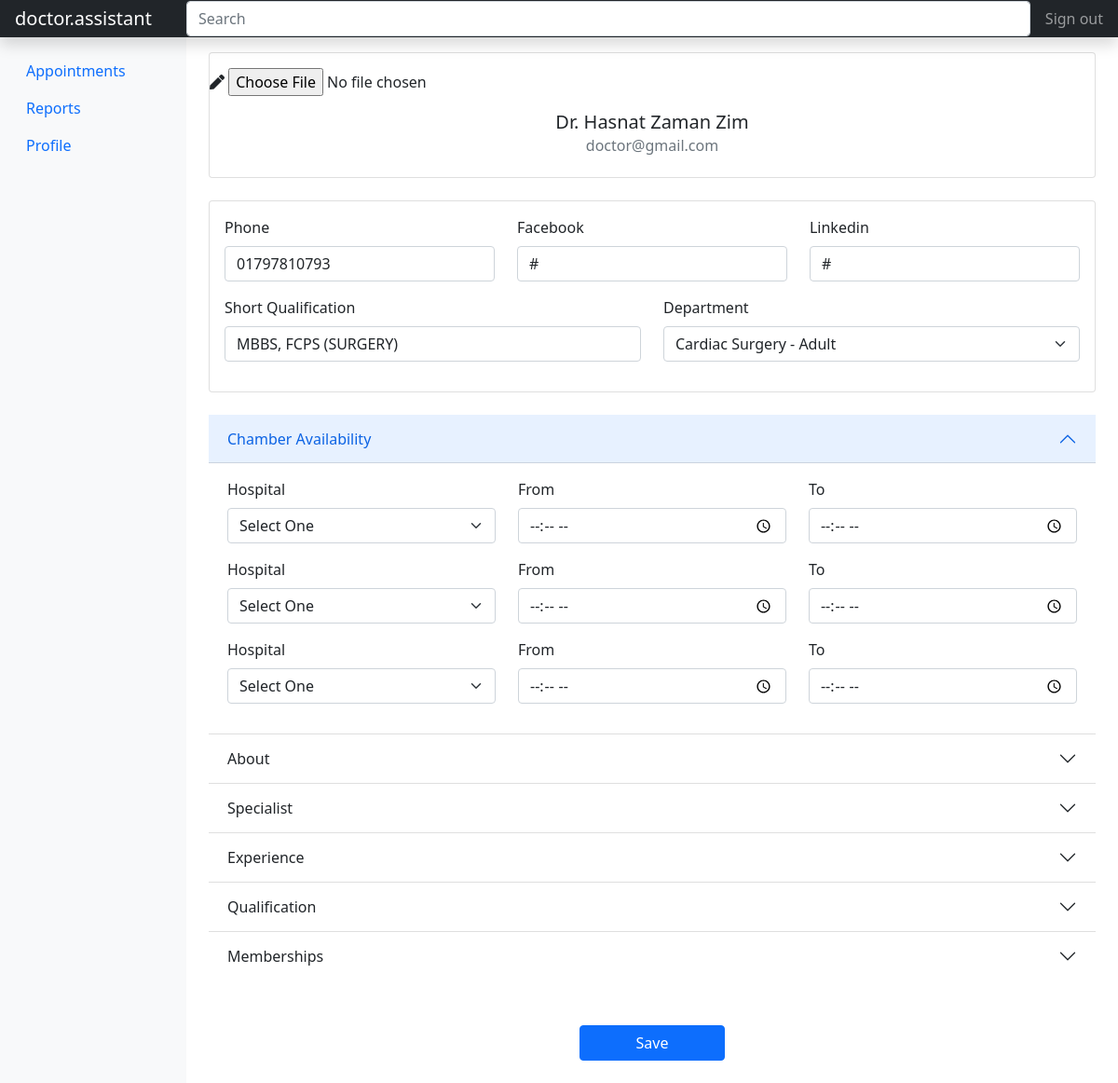
The app's page /doctor/profile.php (signed in) with its own data.
### tables this page shows
CREATE TABLE `doctor` (
  `id` int(11) NOT NULL,
  `user_id` int(11) NOT NULL,
  `short_qualification` text NOT NULL,
  `about` text NOT NULL,
  `facebook` varchar(100) DEFAULT NULL,
  `linkedin` varchar(100) DEFAULT NULL,
  `specialist` text DEFAULT NULL,
  `experience` text DEFAULT NULL,
  `qualification` text DEFAULT NULL,
  `department_id` int(11) NOT NULL,
  `membership` text DEFAULT NULL,
  `chamber_availability` text DEFAULT NULL,
  `status` int(11) NOT NULL DEFAULT 0,
  `created_at` datetime NOT NULL
);

CREATE TABLE `user` (
  `id` int(11) NOT NULL,
  `name` varchar(50) NOT NULL,
  `email` varchar(50) DEFAULT NULL,
  `phone` varchar(15) NOT NULL,
  `password` varchar(100) NOT NULL,
  `group_id` int(11) NOT NULL,
  `status` tinyint(4) NOT NULL DEFAULT 1,
  `created_at` datetime NOT NULL
);

CREATE TABLE `department` (
  `id` int(11) NOT NULL,
  `name` varchar(100) NOT NULL,
  `status` int(11) NOT NULL DEFAULT 1,
  `created_at` datetime NOT NULL
);

### config/functions.php (called while the page is built, shortened)
<?php
$con = new mysqli(DB_HOSTNAME, DB_USERNAME, DB_PASSWORD, DB_DATABASE) or die("DB Error Occurred . $con->connect_error");
function GetData($sql)
{
	global $con;
	$query = $con->query($sql);
	$result = [];
	if ($query) {
		while ($row = $query->fetch_assoc()) {
			$result[] = $row;
		}
	}
	return (count($result) < 1 ? false : $result);
}
$getSingleData = static function ($sql) use ($con) {
	return $con->query($sql)->fetch_assoc();
};

### doctor/profile.php (the view, shortened to what this page needs)
<?php
require_once dirname(__DIR__) . '/includes/header.php';
$thumbnail = file_exists("../assets/img/users/{$_SESSION['id']}.png") ? SITE_URL . "/assets/img/users/{$_SESSION['id']}.png" : SITE_URL . "/assets/img/users/user.png";
?>
<?php require_once('includes/header.php') ?>
<div class="container-fluid">
    <div class="row">
		<?php require_once('includes/navigation.php') ?>
        <main class="col-md-9 ms-sm-auto col-lg-10 px-md-4">
            <div class="pt-3 pb-2 mb-3">
				<?php
				$doctor = $getSingleData("SELECT d.id AS doc_id, u.name, u.email, u.phone, d.* FROM user as u JOIN doctor AS d ON d.user_id = u.id WHERE u.id = $_SESSION[id]");
				$departments = GetData("select id, name from department where status = '1'");
				$available = GetData("SELECT * FROM chamber_availability WHERE doc_id = $doctor[doc_id] ORDER BY id LIMIT 3");
				?>
                <form action="" method="post" enctype="multipart/form-data">
                    <div class="card mx-auto">
                        <div class="card-img-top change-img mt-3">
                            <label for="user_img" style="background-image: url(<?= $thumbnail ?>)">
                                <i class="fas fa-pen"></i>
                                <input type="file" name="user_img" id="user_img">
                            </label>
                        </div>
                        <div class="card-body">
                            <h5 class="card-title text-center"><?= $doctor['name'] ?></h5>
                            <h6 class="card-subtitle mb-2 text-muted text-center"><?= $doctor['email'] ?></h6>
                        </div>
                    </div>
                    <div class="card mt-4">
                        <div class="card-body">
                            <div class="row">
                                <div class="col-md-4">
                                    <div class="mb-3">
                                        <label for="phone" class="form-label">Phone</label>
                                        <input type="number" name="phone" class="form-control" id="phone"
                                               value="<?= $doctor['phone'] ?>" required>
                                    </div>
                                </div>
                                <div class="col-md-4">
                                    <div class="mb-3">
                                        <label for="facebook" class="form-label">Facebook</label>
                                        <input type="text" name="facebook" class="form-control" id="facebook"
                                               placeholder="Profile Link"
                                               value="<?= $doctor['facebook'] ?>">
                                    </div>
                                </div>
                                <div class="col-md-4">
                                    <div class="mb-3">
                                        <label for="linkedin" class="form-label">Linkedin</label>
                                        <input type="text" name="linkedin" class="form-control" id="linkedin"
                                               value="<?= $doctor['linkedin'] ?>" placeholder="Profile Link">
                                    </div>
                                </div>
                            </div>
                            <div class="row">
                                <div class="col-md-6">
                                    <div class="mb-3">
                                        <label for="short_qualification" class="form-label">Short
                                            Qualification</label>
                                        <input type="text" name="short_qualification" class="form-control"
                                               value="<?= $doctor['short_qualification'] ?>" required
                                               id="short_qualification">
                                    </div>
                                </div>
                                <div class="col-md-6">
                                    <div class="mb-3">
                                        <label class="form-label">Department</label>
                                        <select class="form-select select2 required" name="department_id"
                                                style="width:100%" required aria-label="Department">
											<?php foreach ($departments as $d) : ?>
                                                <option <?= $doctor['department_id'] === $d['id'] ? 'selected' : '' ?>
                                                        value="<?= $d['id'] ?>"><?= $d['name'] ?></option>
											<?php endforeach; ?>
                                        </select>
                                    </div>
                                </div>
                            </div>
                        </div>
                    </div>
                    <div class="accordion accordion-flush mt-4" id="accordionExample">
                        <div class="accordion-item">
                            <h2 class="accordion-header">
                                <button class="accordion-button" type="button" data-bs-toggle="collapse"
                                        data-bs-target="#chemberCollapse">
                                    Chamber Availability
                                </button>
                            </h2>
                            <div id="chemberCollapse" class="accordion-collapse collapse show"
                                 data-bs-parent="#accordionExample">
                                <div class="accordion-body">
                                    <div class="row">
                                        <div class="col-md-4">
                                            <div class="mb-3">
                                                <label class="form-label">Hospital</label>
                                                <select class="form-select select2 required" name="hospital_id[]"
                                                        style="width:100%" required aria-label="Hospital">
                                                    <option value="">Select One</option>
                                                </select>
                                            </div>
                                        </div>
                                        <div class="col-md-4">
                                            <div class="mb-3">
                                                <label for="" class="form-label">From</label>
                                                <input type="time" class="form-control" name="from[]" required value="<?= @$available[0]['time_from'] ?>">
                                            </div>
                                        </div>
                                        <div class="col-md-4">
                                            <div class="mb-3">
                                                <label for="" class="form-label">To</label>
                                                <input type="time" class="form-control" name="to[]" required value="<?= @$available[0]['time_to'] ?>">
                                            </div>
                                        </div>
                                    </div>
                                    <div class="row">
                                        <div class="col-md-4">
                                            <div class="mb-3">
                                                <label class="form-label">Hospital</label>
                                                <select class="form-select select2" name="hospital_id[]"
                                                        style="width:100%" aria-label="Hospital">
                                                    <option selected value="">Select One</option>
                                                </select>
                                            </div>
                                        </div>
                                        <div class="col-md-4">
                                            <div class="mb-3">
                                                <label for="" class="form-label">From</label>
                                                <input type="time" class="form-control" name="from[]" value="<?= @$available[1]['time_to'] ?>">
                                            </div>
                                        </div>
                                        <div class="col-md-4">
                                            <div class="mb-3">
                                                <label for="" class="form-label">To</label>
                                                <input type="time" class="form-control" name="to[]" value="<?= @$available[1]['time_to'] ?>">
                                            </div>
                                        </div>
                                    </div>
                                    <div class="row">
                                        <div class="col-md-4">
                                            <div class="mb-3">
                                                <label class="form-label">Hospital</label>
                                                <select class="form-select select2" name="hospital_id[]"
                                                        style="width:100%" aria-label="Hospital">
                                                    <option selected value="">Select One</option>
                                                </select>
                                            </div>
                                        </div>
                                        <div class="col-md-4">
                                            <div class="mb-3">
                                                <label for="" class="form-label">From</label>
                                                <input type="time" class="form-control" name="from[]" value="<?= @$available[2]['time_to'] ?>">
                                            </div>
                                        </div>
                                        <div class="col-md-4">
                                            <div class="mb-3">
                                                <label for="" class="form-label">To</label>
                                                <input type="time" class="form-control" name="to[]" value="<?= @$available[2]['time_to'] ?>">
                                            </div>
                                        </div>
                                    </div>
                                </div>
                            </div>
                        </div>
                        <div class="accordion-item">
                            <h2 class="accordion-header">
                                <button class="accordion-button collapsed" type="button" data-bs-toggle="collapse"
                                        data-bs-target="#aboutCollapse">
                                    About
                                </button>
                            </h2>
                        </div>
                        <div class="accordion-item">
                            <h2 class="accordion-header">
                                <button class="accordion-button collapsed" type="button" data-bs-toggle="collapse"
                                        data-bs-target="#specialistCollapse">
                                    Specialist
                                </button>
                            </h2>
                        </div>
                        <div class="accordion-item">
                            <h2 class="accordion-header">
                                <button class="accordion-button collapsed" type="button" data-bs-toggle="collapse"
                                        data-bs-target="#experienceCollapse">
                                    Experience
                                </button>
                            </h2>
                        </div>
                        <div class="accordion-item">
                            <h2 class="accordion-header">
                                <button class="accordion-button collapsed" type="button" data-bs-toggle="collapse"
                                        data-bs-target="#qualificationCollapse">
                                    Qualification
                                </button>
                            </h2>
                        </div>
                        <div class="accordion-item">
                            <h2 class="accordion-header">
                                <button class="accordion-button collapsed" type="button" data-bs-toggle="collapse"
                                        data-bs-target="#membershipCollapse">
                                    Memberships
                                </button>
                            </h2>
                        </div>
                    </div>
                    <div class="row justify-content-center mt-5">
                        <div class="col-md-8 text-center">
                            <button type="submit" value="update_profile" class="btn btn-primary w-25">Save</button>
                        </div>
                    </div>
                </form>
            </div>
        </main>
    </div>
</div>
<?php require_once dirname(__DIR__) . '/includes/footer.php'; ?>

### records on screen
doctor: user.name "Dr. Hasnat Zaman Zim", user.email "doctor@gmail.com", phone "01797810793", facebook "#", linkedin "#", short_qualification "MBBS, FCPS (SURGERY)", department_id "Cardiac Surgery - Adult"

### other values on screen
LOGO "doctor.assistant"
